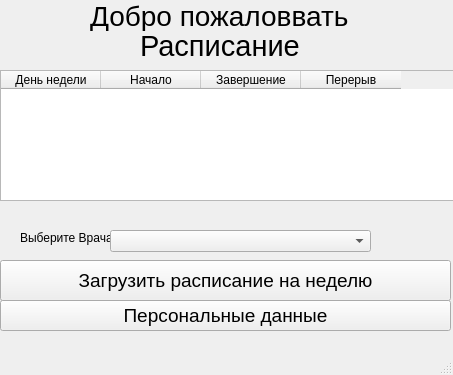
<?xml version="1.0" encoding="UTF-8"?>
<ui version="4.0">
 <class>MainWindow</class>
 <widget class="QMainWindow" name="MainWindow">
  <property name="geometry">
   <rect>
    <x>0</x>
    <y>0</y>
    <width>453</width>
    <height>375</height>
   </rect>
  </property>
  <property name="windowTitle">
   <string>MainWindow</string>
  </property>
  <widget class="QWidget" name="centralwidget">
   <widget class="QTableWidget" name="tableWidget">
    <property name="geometry">
     <rect>
      <x>0</x>
      <y>70</y>
      <width>551</width>
      <height>131</height>
     </rect>
    </property>
    <column>
     <property name="text">
      <string>День недели</string>
     </property>
    </column>
    <column>
     <property name="text">
      <string>Начало</string>
     </property>
    </column>
    <column>
     <property name="text">
      <string>Завершение</string>
     </property>
    </column>
    <column>
     <property name="text">
      <string>Перерыв</string>
     </property>
    </column>
   </widget>
   <widget class="QLabel" name="label">
    <property name="geometry">
     <rect>
      <x>90</x>
      <y>0</y>
      <width>291</width>
      <height>31</height>
     </rect>
    </property>
    <property name="font">
     <font>
      <pointsize>21</pointsize>
     </font>
    </property>
    <property name="text">
     <string>Добро пожаловвать</string>
    </property>
   </widget>
   <widget class="QLabel" name="label_2">
    <property name="geometry">
     <rect>
      <x>140</x>
      <y>30</y>
      <width>171</width>
      <height>31</height>
     </rect>
    </property>
    <property name="font">
     <font>
      <pointsize>22</pointsize>
     </font>
    </property>
    <property name="text">
     <string>Расписание</string>
    </property>
   </widget>
   <widget class="QPushButton" name="pushButton">
    <property name="geometry">
     <rect>
      <x>0</x>
      <y>260</y>
      <width>451</width>
      <height>41</height>
     </rect>
    </property>
    <property name="font">
     <font>
      <pointsize>14</pointsize>
     </font>
    </property>
    <property name="text">
     <string>Загрузить расписание на неделю</string>
    </property>
   </widget>
   <widget class="QPushButton" name="pushButton_2">
    <property name="geometry">
     <rect>
      <x>0</x>
      <y>300</y>
      <width>451</width>
      <height>31</height>
     </rect>
    </property>
    <property name="font">
     <font>
      <pointsize>14</pointsize>
     </font>
    </property>
    <property name="text">
     <string>Персональные данные</string>
    </property>
   </widget>
   <widget class="QLabel" name="label_3">
    <property name="geometry">
     <rect>
      <x>20</x>
      <y>230</y>
      <width>101</width>
      <height>16</height>
     </rect>
    </property>
    <property name="text">
     <string>Выберите Врача:</string>
    </property>
   </widget>
   <widget class="QComboBox" name="comboBox">
    <property name="geometry">
     <rect>
      <x>110</x>
      <y>230</y>
      <width>261</width>
      <height>22</height>
     </rect>
    </property>
   </widget>
  </widget>
  <widget class="QMenuBar" name="menubar">
   <property name="geometry">
    <rect>
     <x>0</x>
     <y>0</y>
     <width>453</width>
     <height>21</height>
    </rect>
   </property>
  </widget>
  <widget class="QStatusBar" name="statusbar"/>
 </widget>
 <resources/>
 <connections/>
</ui>
